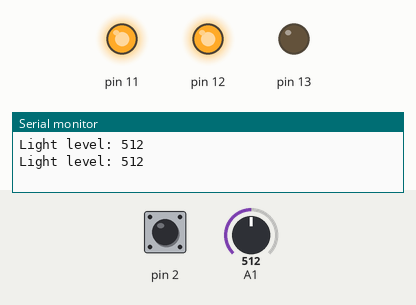
This sketch was run on a simulated Arduino Uno, built with avr-gcc and run on an emulated ATmega328P. Shown: output pins drawn as LEDs (lit = HIGH), the last lines printed to the serial monitor. The inputs (shaded band) are chosen by the test bench; at power-on: A1 = 512, pin 2 HIGH.

Above: at 1.8 s.
1.9 s: A1 set to 43
3.4 s: A1 set to 36
At 4.8 s:
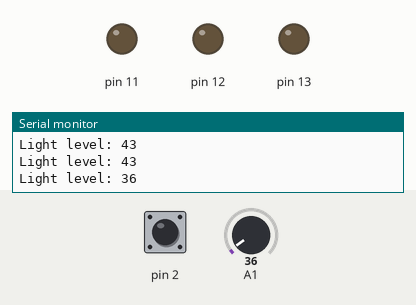
5.5 s: A1 set to 122
At 6.3 s:
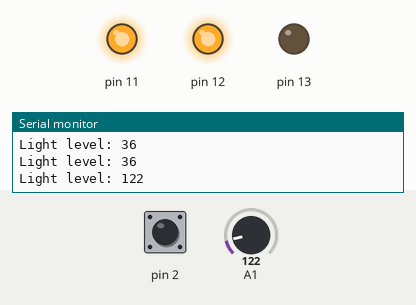
7.5 s: pin 2 pulled LOW for 3.2 s
At 10.6 s:
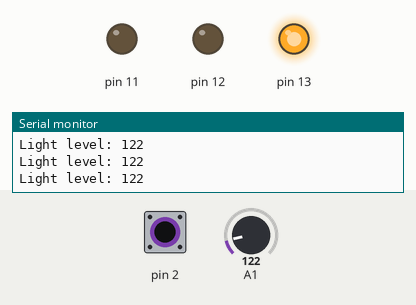
12.5 s: A1 set to 30
At 14.1 s:
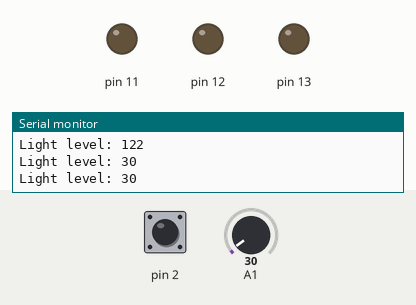
Timing chart, 0 to 15.5 s (numbered marks = the images above; inputs shaded):
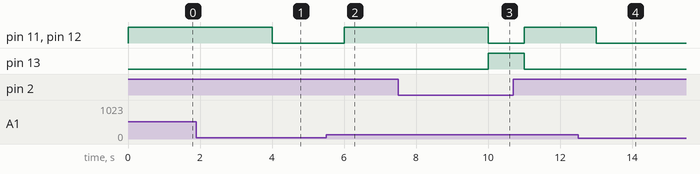

Measured:
- the behaviour switches between 41 and 40 on A1 (found by bisection; images 0 and 1)
- after the input at 3.4 s, pin 11, pin 12: HIGH → LOW after 0.60 s
- after the input at 5.5 s, pin 11, pin 12: LOW → HIGH after 0.50 s
- after the input at 7.5 s, pin 11, pin 12: HIGH → LOW after 2.5 s, → HIGH 1.0 s later; pin 13: LOW → HIGH after 2.5 s, → LOW 1.0 s later
- after the input at 12.5 s, pin 11, pin 12: HIGH → LOW after 0.50 s

The sketch:

WORLD.ino
```cpp
#define LDR A0

#define RED_LED 11
#define GREEN_LED 13
#define Buzzer 12
#define Button 2
#define THRESHOLD 500

void setup(){
  pinMode(11, OUTPUT);
  pinMode(13, OUTPUT);
  pinMode(12, OUTPUT);
  pinMode(2, INPUT_PULLUP);
  Serial.begin(9600);
}

void loop(){
  int lightlevel = analogRead(A1);
  Serial.print("Light level: ");
  Serial.println(lightlevel);

  if(lightlevel > 40){
    digitalWrite(11, HIGH);
    digitalWrite(12, HIGH);
    digitalWrite(13, LOW);

      if (digitalRead(2) == LOW){delay(2000);
      if(digitalRead(2)== LOW){
      digitalWrite(11, LOW);
      digitalWrite(12, LOW);
      digitalWrite(13, HIGH);
      }
     }
  } else{
    digitalWrite(11, LOW);
    digitalWrite(12, LOW);
    digitalWrite(13, LOW);}

    delay(1000);
}
```
